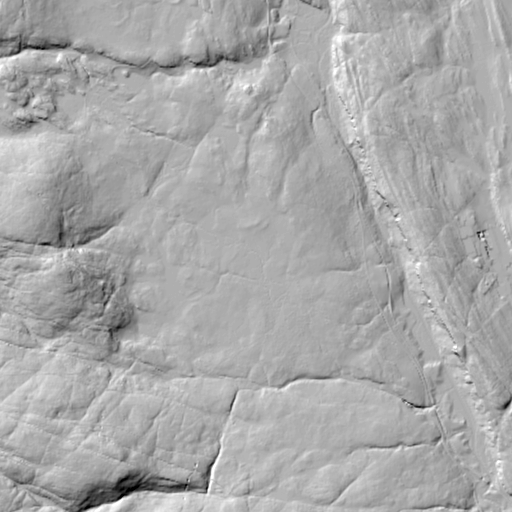
#> input picture gruver/data/funn/debug_tile.png, 512 x 512 px
$ python tune6.py
#> lines starting #> are read from the running program, lines starting #| are printed output that depends on the picture; after the words box and inside, x2 and y2 are one past the last pixel; in counts of white or black regions, pixels touching at a corner belong together
import cv2
import numpy as np

def score_kiln(gray, x, y, r):
    n = 16
    samples = []

    for i in range(n):
        a = (i / n) * 2 * np.pi
        sx = int(x + np.cos(a) * r)
        sy = int(y + np.sin(a) * r)
        samples.append(int(gray[sy, sx]))

    c = int(gray[y, x])

    # [4 lines of commented-out code are left out]

    nw_val = samples[10]
    se_val = samples[2]
    sw_val = samples[6]
    ne_val = samples[14]

    contrast = se_val - nw_val

    # 1. Very strong NW/SE contrast (Light/Shadow gradient)
    if contrast > 40:
        # 2. SE must be brighter than center, NW must be darker
        if nw_val < c < se_val:
            # 3. Flatter perpendicular axis
            perp_diff = abs(sw_val - ne_val)
            if perp_diff < 20:
                # 4. Ring structure: Ensure it's not just a straight cliff
                # The sides (East, West, N, S) should be somewhere in between NW and SE
                w_val = samples[8]
                e_val = samples[0]
                n_val = samples[12]
                s_val = samples[4]

                # West should be darker than East (generally) since light is from NW
                if e_val - w_val > 10:
                    return 1.0 + (contrast/255.0)
    return 0

img = cv2.imread("data/funn/debug_tile.png")
#> img is the input picture: shape (512, 512, 3); min 0, max 255, mean 168.7
gray = cv2.cvtColor(img, cv2.COLOR_BGR2GRAY)
h, w = gray.shape
#> h = 512; w = 512

hits = 0
out = img.copy()

radii = [5, 6, 7]
# Only check every 4 pixels to cluster naturally
for y in range(10, h - 10, 4):
    for x in range(10, w - 10, 4):
        best_score = 0
        best_r = 0
        for r in radii:
            s = score_kiln(gray, x, y, r)
            if s > best_score:
                best_score = s
                best_r = r

        if best_score > 0:
            cv2.circle(out, (x, y), best_r, (0, 0, 255), 2)
            cv2.circle(out, (x, y), 1, (0, 255, 0), 2)
            hits += 1
#> this loop made 123 passes
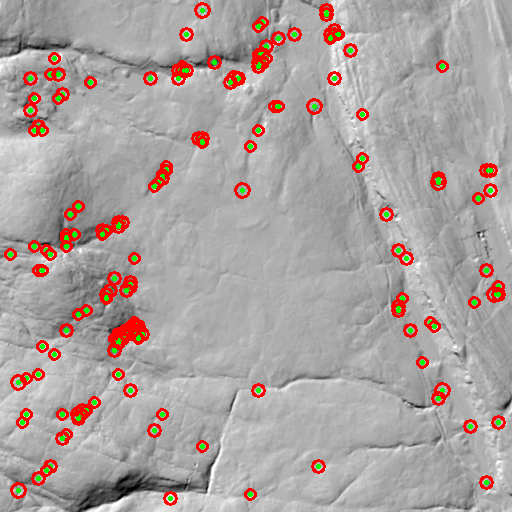
#> out: shape (512, 512, 3); 6.02% of pixels changed, all inside (x1, y1, x2, y2) = (4, 2, 506, 506)

print(f"Ultra-Strict Hits: {hits}")
#| Ultra-Strict Hits: 167
cv2.imwrite("data/funn/tuned_output_6.png", out)
